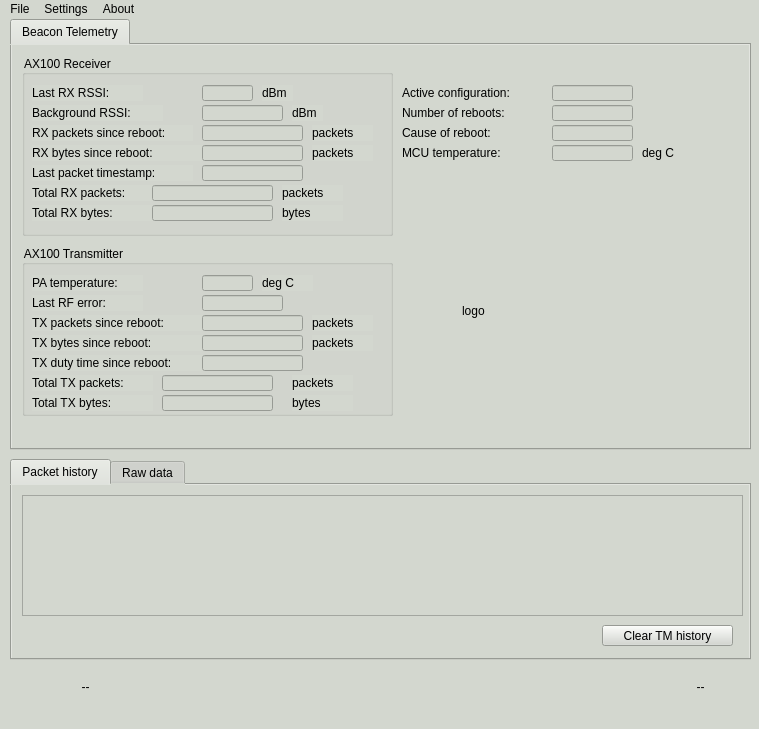
<?xml version="1.0" encoding="UTF-8"?>
<ui version="4.0">
 <class>MainWindow</class>
 <widget class="QMainWindow" name="MainWindow">
  <property name="geometry">
   <rect>
    <x>0</x>
    <y>0</y>
    <width>759</width>
    <height>729</height>
   </rect>
  </property>
  <property name="windowTitle">
   <string>MainWindow</string>
  </property>
  <property name="styleSheet">
   <string notr="true">background-color: rgb(211, 215, 207);</string>
  </property>
  <widget class="QWidget" name="centralwidget">
   <widget class="QLabel" name="host_label">
    <property name="geometry">
     <rect>
      <x>10</x>
      <y>660</y>
      <width>151</width>
      <height>16</height>
     </rect>
    </property>
    <property name="text">
     <string>--</string>
    </property>
    <property name="alignment">
     <set>Qt::AlignCenter</set>
    </property>
   </widget>
   <widget class="QLabel" name="link_label">
    <property name="geometry">
     <rect>
      <x>650</x>
      <y>660</y>
      <width>101</width>
      <height>16</height>
     </rect>
    </property>
    <property name="text">
     <string>--</string>
    </property>
    <property name="alignment">
     <set>Qt::AlignCenter</set>
    </property>
   </widget>
   <widget class="QTabWidget" name="tabWidget">
    <property name="geometry">
     <rect>
      <x>10</x>
      <y>440</y>
      <width>741</width>
      <height>201</height>
     </rect>
    </property>
    <property name="currentIndex">
     <number>0</number>
    </property>
    <widget class="QWidget" name="tab">
     <attribute name="title">
      <string>Packet history</string>
     </attribute>
     <widget class="QTableWidget" name="packet_history_table">
      <property name="geometry">
       <rect>
        <x>10</x>
        <y>10</y>
        <width>721</width>
        <height>121</height>
       </rect>
      </property>
      <property name="verticalScrollMode">
       <enum>QAbstractItemView::ScrollPerPixel</enum>
      </property>
      <property name="horizontalScrollMode">
       <enum>QAbstractItemView::ScrollPerPixel</enum>
      </property>
     </widget>
     <widget class="QPushButton" name="clear_tm_button">
      <property name="geometry">
       <rect>
        <x>590</x>
        <y>140</y>
        <width>131</width>
        <height>21</height>
       </rect>
      </property>
      <property name="text">
       <string>Clear TM history</string>
      </property>
     </widget>
     <widget class="QLabel" name="packet_counter_label">
      <property name="geometry">
       <rect>
        <x>10</x>
        <y>150</y>
        <width>181</width>
        <height>16</height>
       </rect>
      </property>
      <property name="text">
       <string/>
      </property>
     </widget>
    </widget>
    <widget class="QWidget" name="tab_2">
     <attribute name="title">
      <string>Raw data</string>
     </attribute>
     <widget class="QTableWidget" name="raw_history_table">
      <property name="geometry">
       <rect>
        <x>10</x>
        <y>10</y>
        <width>731</width>
        <height>131</height>
       </rect>
      </property>
      <property name="verticalScrollMode">
       <enum>QAbstractItemView::ScrollPerPixel</enum>
      </property>
      <property name="horizontalScrollMode">
       <enum>QAbstractItemView::ScrollPerPixel</enum>
      </property>
     </widget>
    </widget>
   </widget>
   <widget class="QTabWidget" name="tabWidget_2">
    <property name="geometry">
     <rect>
      <x>10</x>
      <y>0</y>
      <width>741</width>
      <height>431</height>
     </rect>
    </property>
    <property name="currentIndex">
     <number>0</number>
    </property>
    <widget class="QWidget" name="tab_3">
     <attribute name="title">
      <string>Beacon Telemetry</string>
     </attribute>
     <widget class="QGroupBox" name="groupBox">
      <property name="geometry">
       <rect>
        <x>10</x>
        <y>10</y>
        <width>371</width>
        <height>181</height>
       </rect>
      </property>
      <property name="title">
       <string>AX100 Receiver</string>
      </property>
      <widget class="QLabel" name="label_2">
       <property name="geometry">
        <rect>
         <x>10</x>
         <y>30</y>
         <width>111</width>
         <height>16</height>
        </rect>
       </property>
       <property name="text">
        <string>Last RX RSSI:</string>
       </property>
      </widget>
      <widget class="QLabel" name="label_4">
       <property name="geometry">
        <rect>
         <x>10</x>
         <y>70</y>
         <width>161</width>
         <height>16</height>
        </rect>
       </property>
       <property name="text">
        <string>RX packets since reboot:</string>
       </property>
      </widget>
      <widget class="QLabel" name="label_6">
       <property name="geometry">
        <rect>
         <x>10</x>
         <y>90</y>
         <width>171</width>
         <height>16</height>
        </rect>
       </property>
       <property name="text">
        <string>RX bytes since reboot:</string>
       </property>
      </widget>
      <widget class="QLabel" name="label_11">
       <property name="geometry">
        <rect>
         <x>10</x>
         <y>110</y>
         <width>161</width>
         <height>16</height>
        </rect>
       </property>
       <property name="text">
        <string>Last packet timestamp:</string>
       </property>
      </widget>
      <widget class="QLabel" name="label_12">
       <property name="geometry">
        <rect>
         <x>10</x>
         <y>50</y>
         <width>131</width>
         <height>16</height>
        </rect>
       </property>
       <property name="text">
        <string>Background RSSI:</string>
       </property>
      </widget>
      <widget class="QLabel" name="label_14">
       <property name="geometry">
        <rect>
         <x>10</x>
         <y>130</y>
         <width>121</width>
         <height>16</height>
        </rect>
       </property>
       <property name="text">
        <string>Total RX packets:</string>
       </property>
      </widget>
      <widget class="QLabel" name="label_17">
       <property name="geometry">
        <rect>
         <x>10</x>
         <y>150</y>
         <width>121</width>
         <height>16</height>
        </rect>
       </property>
       <property name="text">
        <string>Total RX bytes:</string>
       </property>
      </widget>
      <widget class="QLineEdit" name="rx_bytes_label">
       <property name="geometry">
        <rect>
         <x>180</x>
         <y>90</y>
         <width>101</width>
         <height>16</height>
        </rect>
       </property>
       <property name="readOnly">
        <bool>true</bool>
       </property>
      </widget>
      <widget class="QLineEdit" name="tot_rx_bytes_label">
       <property name="geometry">
        <rect>
         <x>130</x>
         <y>150</y>
         <width>121</width>
         <height>16</height>
        </rect>
       </property>
       <property name="text">
        <string/>
       </property>
       <property name="readOnly">
        <bool>true</bool>
       </property>
      </widget>
      <widget class="QLineEdit" name="bgnd_rssi_label">
       <property name="geometry">
        <rect>
         <x>180</x>
         <y>50</y>
         <width>81</width>
         <height>16</height>
        </rect>
       </property>
       <property name="readOnly">
        <bool>true</bool>
       </property>
      </widget>
      <widget class="QLineEdit" name="tot_rx_count_label">
       <property name="geometry">
        <rect>
         <x>130</x>
         <y>130</y>
         <width>121</width>
         <height>16</height>
        </rect>
       </property>
       <property name="readOnly">
        <bool>true</bool>
       </property>
      </widget>
      <widget class="QLineEdit" name="last_rssi_label">
       <property name="geometry">
        <rect>
         <x>180</x>
         <y>30</y>
         <width>51</width>
         <height>16</height>
        </rect>
       </property>
       <property name="readOnly">
        <bool>true</bool>
       </property>
      </widget>
      <widget class="QLineEdit" name="rx_count_label">
       <property name="geometry">
        <rect>
         <x>180</x>
         <y>70</y>
         <width>101</width>
         <height>16</height>
        </rect>
       </property>
       <property name="readOnly">
        <bool>true</bool>
       </property>
      </widget>
      <widget class="QLineEdit" name="last_contact_label">
       <property name="geometry">
        <rect>
         <x>180</x>
         <y>110</y>
         <width>101</width>
         <height>16</height>
        </rect>
       </property>
       <property name="readOnly">
        <bool>true</bool>
       </property>
      </widget>
      <widget class="QLabel" name="label_24">
       <property name="geometry">
        <rect>
         <x>260</x>
         <y>130</y>
         <width>61</width>
         <height>16</height>
        </rect>
       </property>
       <property name="text">
        <string>packets</string>
       </property>
      </widget>
      <widget class="QLabel" name="label_25">
       <property name="geometry">
        <rect>
         <x>260</x>
         <y>150</y>
         <width>61</width>
         <height>16</height>
        </rect>
       </property>
       <property name="text">
        <string>bytes</string>
       </property>
      </widget>
      <widget class="QLabel" name="label_26">
       <property name="geometry">
        <rect>
         <x>290</x>
         <y>90</y>
         <width>61</width>
         <height>16</height>
        </rect>
       </property>
       <property name="text">
        <string>packets</string>
       </property>
      </widget>
      <widget class="QLabel" name="label_27">
       <property name="geometry">
        <rect>
         <x>290</x>
         <y>70</y>
         <width>61</width>
         <height>16</height>
        </rect>
       </property>
       <property name="text">
        <string>packets</string>
       </property>
      </widget>
      <widget class="QLabel" name="label_28">
       <property name="geometry">
        <rect>
         <x>240</x>
         <y>30</y>
         <width>31</width>
         <height>16</height>
        </rect>
       </property>
       <property name="text">
        <string>dBm</string>
       </property>
      </widget>
      <widget class="QLabel" name="label_29">
       <property name="geometry">
        <rect>
         <x>270</x>
         <y>50</y>
         <width>31</width>
         <height>16</height>
        </rect>
       </property>
       <property name="text">
        <string>dBm</string>
       </property>
      </widget>
     </widget>
     <widget class="QGroupBox" name="groupBox_2">
      <property name="geometry">
       <rect>
        <x>10</x>
        <y>200</y>
        <width>371</width>
        <height>171</height>
       </rect>
      </property>
      <property name="title">
       <string>AX100 Transmitter</string>
      </property>
      <widget class="QLabel" name="label">
       <property name="geometry">
        <rect>
         <x>10</x>
         <y>30</y>
         <width>111</width>
         <height>16</height>
        </rect>
       </property>
       <property name="text">
        <string>PA temperature:</string>
       </property>
      </widget>
      <widget class="QLabel" name="label_3">
       <property name="geometry">
        <rect>
         <x>10</x>
         <y>50</y>
         <width>111</width>
         <height>16</height>
        </rect>
       </property>
       <property name="text">
        <string>Last RF error:</string>
       </property>
      </widget>
      <widget class="QLabel" name="label_5">
       <property name="geometry">
        <rect>
         <x>10</x>
         <y>70</y>
         <width>211</width>
         <height>16</height>
        </rect>
       </property>
       <property name="text">
        <string>TX packets since reboot:</string>
       </property>
      </widget>
      <widget class="QLabel" name="label_7">
       <property name="geometry">
        <rect>
         <x>10</x>
         <y>90</y>
         <width>211</width>
         <height>16</height>
        </rect>
       </property>
       <property name="text">
        <string>TX bytes since reboot:</string>
       </property>
      </widget>
      <widget class="QLabel" name="label_13">
       <property name="geometry">
        <rect>
         <x>10</x>
         <y>110</y>
         <width>181</width>
         <height>16</height>
        </rect>
       </property>
       <property name="text">
        <string>TX duty time since reboot:</string>
       </property>
      </widget>
      <widget class="QLineEdit" name="tx_duty_label">
       <property name="geometry">
        <rect>
         <x>180</x>
         <y>110</y>
         <width>101</width>
         <height>16</height>
        </rect>
       </property>
       <property name="readOnly">
        <bool>true</bool>
       </property>
      </widget>
      <widget class="QLabel" name="label_15">
       <property name="geometry">
        <rect>
         <x>10</x>
         <y>130</y>
         <width>121</width>
         <height>16</height>
        </rect>
       </property>
       <property name="text">
        <string>Total TX packets:</string>
       </property>
      </widget>
      <widget class="QLineEdit" name="tot_tx_count_label">
       <property name="geometry">
        <rect>
         <x>140</x>
         <y>130</y>
         <width>111</width>
         <height>16</height>
        </rect>
       </property>
       <property name="readOnly">
        <bool>true</bool>
       </property>
      </widget>
      <widget class="QLineEdit" name="temp_pa_label">
       <property name="geometry">
        <rect>
         <x>180</x>
         <y>30</y>
         <width>51</width>
         <height>16</height>
        </rect>
       </property>
       <property name="readOnly">
        <bool>true</bool>
       </property>
      </widget>
      <widget class="QLineEdit" name="last_rferr_label">
       <property name="geometry">
        <rect>
         <x>180</x>
         <y>50</y>
         <width>81</width>
         <height>16</height>
        </rect>
       </property>
       <property name="readOnly">
        <bool>true</bool>
       </property>
      </widget>
      <widget class="QLineEdit" name="tx_count_label">
       <property name="geometry">
        <rect>
         <x>180</x>
         <y>70</y>
         <width>101</width>
         <height>16</height>
        </rect>
       </property>
       <property name="readOnly">
        <bool>true</bool>
       </property>
      </widget>
      <widget class="QLineEdit" name="tx_bytes_label">
       <property name="geometry">
        <rect>
         <x>180</x>
         <y>90</y>
         <width>101</width>
         <height>16</height>
        </rect>
       </property>
       <property name="readOnly">
        <bool>true</bool>
       </property>
      </widget>
      <widget class="QLineEdit" name="tot_tx_bytes_label">
       <property name="geometry">
        <rect>
         <x>140</x>
         <y>150</y>
         <width>111</width>
         <height>16</height>
        </rect>
       </property>
       <property name="text">
        <string/>
       </property>
       <property name="readOnly">
        <bool>true</bool>
       </property>
      </widget>
      <widget class="QLabel" name="label_18">
       <property name="geometry">
        <rect>
         <x>10</x>
         <y>150</y>
         <width>121</width>
         <height>16</height>
        </rect>
       </property>
       <property name="text">
        <string>Total TX bytes:</string>
       </property>
      </widget>
      <widget class="QLabel" name="label_19">
       <property name="geometry">
        <rect>
         <x>240</x>
         <y>30</y>
         <width>51</width>
         <height>16</height>
        </rect>
       </property>
       <property name="text">
        <string>deg C</string>
       </property>
      </widget>
      <widget class="QLabel" name="label_20">
       <property name="geometry">
        <rect>
         <x>290</x>
         <y>70</y>
         <width>61</width>
         <height>16</height>
        </rect>
       </property>
       <property name="text">
        <string>packets</string>
       </property>
      </widget>
      <widget class="QLabel" name="label_21">
       <property name="geometry">
        <rect>
         <x>290</x>
         <y>90</y>
         <width>61</width>
         <height>16</height>
        </rect>
       </property>
       <property name="text">
        <string>packets</string>
       </property>
      </widget>
      <widget class="QLabel" name="label_22">
       <property name="geometry">
        <rect>
         <x>270</x>
         <y>130</y>
         <width>61</width>
         <height>16</height>
        </rect>
       </property>
       <property name="text">
        <string>packets</string>
       </property>
      </widget>
      <widget class="QLabel" name="label_23">
       <property name="geometry">
        <rect>
         <x>270</x>
         <y>150</y>
         <width>61</width>
         <height>16</height>
        </rect>
       </property>
       <property name="text">
        <string>bytes</string>
       </property>
      </widget>
     </widget>
     <widget class="QLabel" name="label_30">
      <property name="geometry">
       <rect>
        <x>630</x>
        <y>100</y>
        <width>41</width>
        <height>16</height>
       </rect>
      </property>
      <property name="text">
       <string>deg C</string>
      </property>
     </widget>
     <widget class="QLineEdit" name="boot_count_label">
      <property name="geometry">
       <rect>
        <x>540</x>
        <y>60</y>
        <width>81</width>
        <height>16</height>
       </rect>
      </property>
      <property name="readOnly">
       <bool>true</bool>
      </property>
     </widget>
     <widget class="QLineEdit" name="active_conf_label">
      <property name="geometry">
       <rect>
        <x>540</x>
        <y>40</y>
        <width>81</width>
        <height>16</height>
       </rect>
      </property>
      <property name="readOnly">
       <bool>true</bool>
      </property>
     </widget>
     <widget class="QLineEdit" name="boot_cause_label">
      <property name="geometry">
       <rect>
        <x>540</x>
        <y>80</y>
        <width>81</width>
        <height>16</height>
       </rect>
      </property>
      <property name="readOnly">
       <bool>true</bool>
      </property>
     </widget>
     <widget class="QLabel" name="label_10">
      <property name="geometry">
       <rect>
        <x>390</x>
        <y>80</y>
        <width>121</width>
        <height>16</height>
       </rect>
      </property>
      <property name="text">
       <string>Cause of reboot:</string>
      </property>
     </widget>
     <widget class="QLabel" name="label_8">
      <property name="geometry">
       <rect>
        <x>390</x>
        <y>40</y>
        <width>141</width>
        <height>16</height>
       </rect>
      </property>
      <property name="text">
       <string>Active configuration:</string>
      </property>
     </widget>
     <widget class="QLabel" name="label_9">
      <property name="geometry">
       <rect>
        <x>390</x>
        <y>60</y>
        <width>141</width>
        <height>16</height>
       </rect>
      </property>
      <property name="text">
       <string>Number of reboots:</string>
      </property>
     </widget>
     <widget class="QLineEdit" name="temp_brd_label">
      <property name="geometry">
       <rect>
        <x>540</x>
        <y>100</y>
        <width>81</width>
        <height>16</height>
       </rect>
      </property>
      <property name="readOnly">
       <bool>true</bool>
      </property>
     </widget>
     <widget class="QLabel" name="label_16">
      <property name="geometry">
       <rect>
        <x>390</x>
        <y>100</y>
        <width>131</width>
        <height>16</height>
       </rect>
      </property>
      <property name="text">
       <string>MCU temperature:</string>
      </property>
     </widget>
     <widget class="QLabel" name="logo">
      <property name="geometry">
       <rect>
        <x>450</x>
        <y>160</y>
        <width>221</width>
        <height>211</height>
       </rect>
      </property>
      <property name="text">
       <string>logo</string>
      </property>
     </widget>
    </widget>
   </widget>
  </widget>
  <widget class="QMenuBar" name="menubar">
   <property name="geometry">
    <rect>
     <x>0</x>
     <y>0</y>
     <width>759</width>
     <height>20</height>
    </rect>
   </property>
   <widget class="QMenu" name="menuFile">
    <property name="title">
     <string>File</string>
    </property>
    <addaction name="actionSave_TM_to_log"/>
   </widget>
   <widget class="QMenu" name="menuSettings">
    <property name="title">
     <string>Settings</string>
    </property>
   </widget>
   <widget class="QMenu" name="menuAbout">
    <property name="title">
     <string>About</string>
    </property>
    <addaction name="actionAbout"/>
   </widget>
   <addaction name="menuFile"/>
   <addaction name="menuSettings"/>
   <addaction name="menuAbout"/>
  </widget>
  <widget class="QStatusBar" name="statusbar"/>
  <action name="actionAbout">
   <property name="text">
    <string>About</string>
   </property>
  </action>
  <action name="actionSave_TM_to_log">
   <property name="text">
    <string>Save TM to log</string>
   </property>
  </action>
 </widget>
 <resources/>
 <connections/>
</ui>
